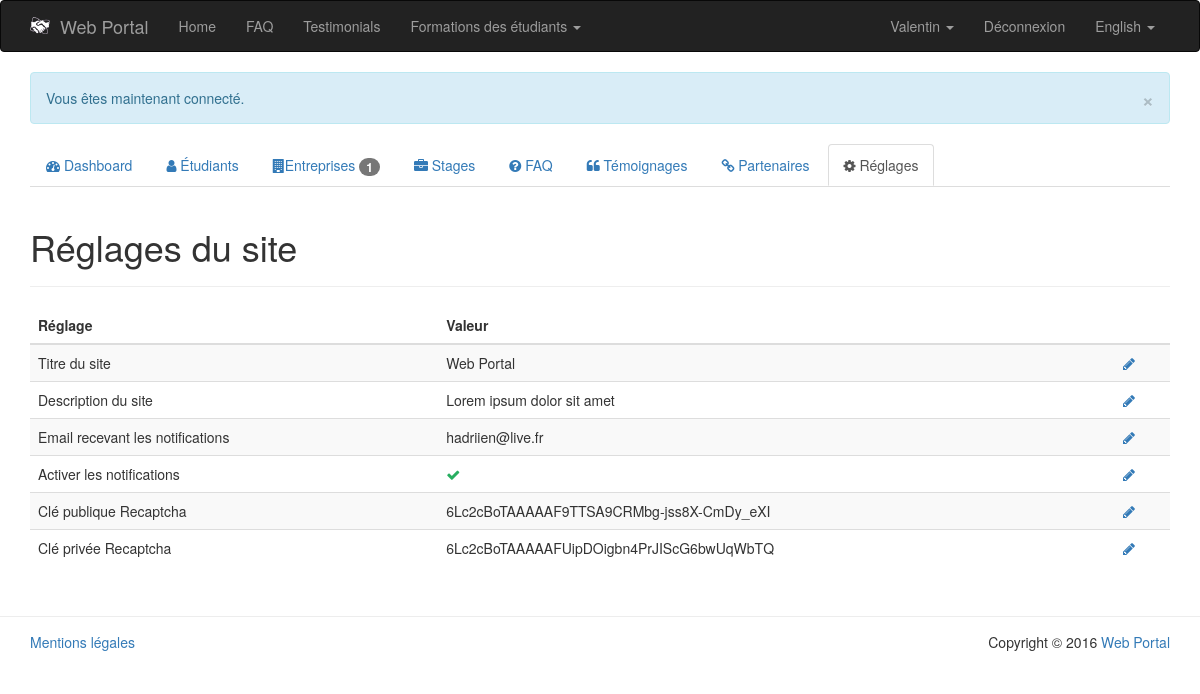
Page /PHP/public/index.php?page=admin/settings-list (signed in) on the committed database.
### tables this page shows
CREATE TABLE `settings` (
  `id` int(11) NOT NULL,
  `tag` varchar(64) NOT NULL,
  `value` varchar(256) NOT NULL,
  `placeholder` varchar(128) NOT NULL,
  `data_type` enum('varchar','int','boolean') NOT NULL DEFAULT 'varchar'
);

CREATE TABLE `student` (
  `id` int(11) NOT NULL,
  `first_name` varchar(64) NOT NULL,
  `last_name` varchar(64) NOT NULL,
  `country` enum('France','Irlande') NOT NULL,
  `skill` int(11) NOT NULL,
  `email` varchar(64) NOT NULL,
  `password` varchar(64) NOT NULL,
  `cv` varchar(128) NOT NULL,
  `portfolio` varchar(128) NOT NULL,
  `admin` tinyint(1) NOT NULL DEFAULT '0',
  `available` tinyint(1) NOT NULL DEFAULT '1',
  `activated` tinyint(1) NOT NULL,
  `register_date` date NOT NULL
);

### PHP/app/model/Settings.class.php (called while the page is built, shortened)
<?php
	class Settings {
		public function __get($nom) {
			return $this->$nom;
		}
		public static function getSettingsList() {
			$db = PDOConnexion::getInstance();
			$sql = "SELECT * FROM settings";
			$sth = $db->prepare($sql);
			$sth->setFetchMode(PDO::FETCH_CLASS|PDO::FETCH_PROPS_LATE, 'Settings');
			$sth->execute();
			return $sth->fetchAll();
		}
		public static function getWebsiteName() {
			$db = PDOConnexion::getInstance();
			$sql = "SELECT value FROM settings WHERE tag = 'website_name'";
			$sth = $db->prepare($sql);
			$sth->setFetchMode(PDO::FETCH_CLASS|PDO::FETCH_PROPS_LATE, 'Settings');
			$sth->execute();
			return $sth->fetch()->value;
		}
	}
?>

### PHP/app/model/Autoloader.php (called while the page is built, shortened)
<?php
	class Autoloader {
		public static function appAutoload($class) {
			$class = str_replace('\\', '/', $class);
		}
	}
?>

### PHP/app/model/Language.class.php (called while the page is built, shortened)
<?php
	class Language {
		private $defaultLanguage = 'en';
		private $currentLanguage;
		private $translate = array();
		public function __construct() {
		    if (isset($_COOKIE['lang']) || isset($_SESSION['lang'])) {
		        if (isset($_COOKIE['lang'])) {
		            $this->currentLanguage = $_COOKIE['lang'];
		        }
		        if (isset($_SESSION['lang'])) {
		            $this->currentLanguage = $_SESSION['lang'];
		        }
		    }
		    else {
		    	$this->currentLanguage = $this->detectBrowserLanguage();
		    }
		    $this->translate = $translate;
		}
		private function detectBrowserLanguage() {
			if (isset($_SERVER['HTTP_ACCEPT_LANGUAGE'])) {
				if (substr($_SERVER['HTTP_ACCEPT_LANGUAGE'], 0, 2) == 'fr') {
					return 'fr';
				}
				else {
					return 'en';
				}
			}
			return $this->defaultLanguage;
		}
		public function getCurrentLanguage() {
			$languageName = ($this->currentLanguage == 'fr') ? 'Français' : 'English';
			return array(
				'code' => $this->currentLanguage,
				'name' => $languageName
			);
		}
		public function translate($term) {
			if (!array_key_exists($this->currentLanguage, $this->translate)) {
				if (file_exists(LANG . DS . $this->currentLanguage . '.php')) {
					return $this->translate[$term];
				}
			}
			else {
				throw new Exception('Le terme "' . $term . '" n\'existe pas dans le fichier de traduction.');
			}
		}
	}
?>

### PHP/ressources/lang/en.php (called while the page is built)
<?php
	$translate = array (
		'home' => 'Home',
		'faq' => 'FAQ',
		'testimonials' => 'Testimonials',
		'student' => 'Student',
		'company' => 'Company'
	);
?>

### PHP/app/model/Student.class.php (called while the page is built, shortened)
<?php
	class Student {
		public function __get($nom) {
			return $this->$nom;
		}
		public static function getStudentById($id) {
			$db = PDOConnexion::getInstance();
			$sql = 'SELECT * FROM student WHERE id = :id';
			$sth = $db->prepare($sql);
			$sth->setFetchMode(PDO::FETCH_CLASS|PDO::FETCH_PROPS_LATE, 'Student');
			$sth->execute(array(
				':id' => $id
			));
			return $sth->fetch();
		}
	}
?>

### PHP/app/view/admin/settings-list.php (the view, shortened to what this page needs)
<div class="col-md-12">
	<div class="page-header">
		<h1>Réglages du site</h1>
	</div>
	<table class="table table-striped">
		<thead>
			<tr>
				<th>Réglage</th>
				<th>Valeur</th>
				<th></th>
			</tr>
		</thead>
		<tbody>
			<?php
				foreach (Settings::getSettingsList() as $setting) {
					if ($setting->value == 'true') {
						$setting->value = '<i class="fa fa-check" style="color: #27ae60;"></i>';
					}
					echo '<tr>';
						echo '<td>' . $setting->placeholder . '</td>';
						echo '<td>' . $setting->value . '</td>';
						echo '<td><a href="index.php?page=admin/setting-edit&amp;id=' . $setting->id . '"><i class="fa fa-pencil" data-toggle="tooltip" title="Modifier"></i></a></td>';
					echo '</tr>';
				}
			?>
		</tbody>
	</table>
</div>

### PHP/app/view/navbar.php (shortened to what this page needs)
<nav class="navbar navbar-inverse">
	<div class="container">
		<div class="navbar-header">
			<a class="navbar-brand" href="index.php?page=home"><img src="img/logo.png" alt="Logo" style="float: left; margin-right: 10px; width: 20px;"><?php echo Settings::getWebsiteName(); ?></a>
		</div>
		<div id="navbar" class="collapse navbar-collapse">
			<ul class="nav navbar-nav">
				<li<?php App::isCurrentPage('home'); ?>><a href="index.php?page=home"><?php echo $language->translate('home'); ?></a></li>
				<li<?php App::isCurrentPage('faq'); ?>><a href="index.php?page=faq"><?php echo $language->translate('faq'); ?></a></li>
				<li<?php App::isCurrentPage('testimonials'); ?>><a href="index.php?page=testimonials"><?php echo $language->translate('testimonials'); ?></a></li>
				<li class="dropdown"
					     	App::isCurrentPage('formations-ireland'); ?>>
						  	<a id="formations-dropdown" href="#" class="dropdown-toggle" data-toggle="dropdown" role="button" aria-haspopup="true" aria-expanded="false">
								Formations des étudiants
								<span class="caret"></span>
							</a>
				</li>
			</ul>
			<ul class="nav navbar-nav navbar-right">
				<?php if (App::isLogged()) : ?>
					<?php $member = App::getMember(); ?>
					<?php if (get_class($member) == 'Student') : ?>
						<li class="dropdown">
							<a id="student-dropdown" href="#" class="dropdown-toggle" data-toggle="dropdown" role="button" aria-haspopup="true" aria-expanded="false">
								<?php echo $member->first_name; ?>
								<span class="caret"></span>
							</a>
						</li>
					<?php endif; ?>
					<li><a href="index.php?page=signout">Déconnexion</a></li>
				<?php endif; ?>
				<li class="dropdown">
					<a id="lang-dropdown" href="#" class="dropdown-toggle" data-toggle="dropdown" role="button" aria-haspopup="true" aria-expanded="false">
						<?php echo $language->getCurrentLanguage()['name']; ?>
						<span class="caret"></span>
					</a>
				</li>
            </ul>
		</div>
	</div>
</nav>

### PHP/app/view/admin/footer.php (shortened to what this page needs)
			</div>
		</div>
		<footer id="footer" style="border-top: 1px solid #ededed; margin-top: 30px; padding: 15px 0;">
			<div class="container">
				<div class="row">
					<div class="col-md-8">
						<a href="index.php?page=legal">Mentions légales</a>
					</div>
					<div class="col-md-4 text-right">
						Copyright &copy; <?php echo date('Y') . ' <a href="index.php?page=home">' . Settings::getWebsiteName() . '</a>'; ?>
					</div>
				</div>
			</div>
		</footer>
	</body>
</html>

### rows in the picture
settings: value "Web Portal", placeholder "Titre du site"
student: first_name "Valentin"
settings: placeholder "Description du site", value "Lorem ipsum dolor sit amet"
settings: placeholder "Email recevant les notifications", value "hadriien@live.fr"
settings: placeholder "Activer les notifications"
settings: placeholder "Clé publique Recaptcha", value "6Lc2cBoTAAAAAF9TTSA9CRMbg-jss8X-CmDy_eXI"
settings: placeholder "Clé privée Recaptcha", value "6Lc2cBoTAAAAAFUipDOigbn4PrJIScG6bwUqWbTQ"

### other values in the picture
$language->translate('home') "Home"
$language->translate('faq') "FAQ"
$language->translate('testimonials') "Testimonials"
$language->getCurrentLanguage()['name'] "English"
$output "× Vous êtes maintenant connecté."
count(Company::getActivatedCompanies(false)) "1"
